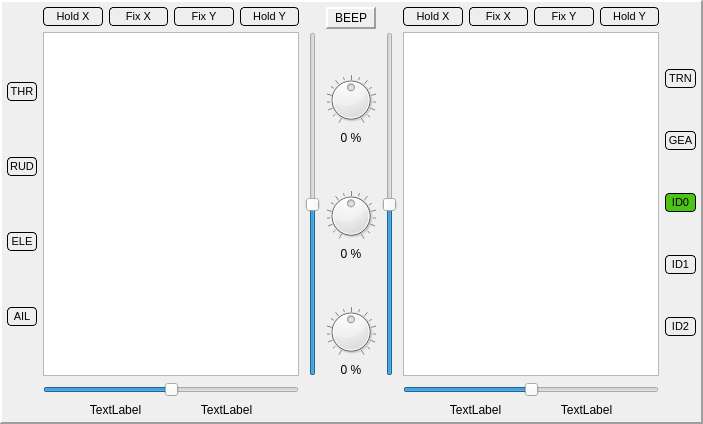
    <widget class="QFrame" name="controlFrame">
     <property name="sizePolicy">
      <sizepolicy hsizetype="Preferred" vsizetype="Preferred">
       <horstretch>0</horstretch>
       <verstretch>0</verstretch>
      </sizepolicy>
     </property>
     <property name="minimumSize">
      <size>
       <width>0</width>
       <height>0</height>
      </size>
     </property>
     <property name="maximumSize">
      <size>
       <width>16777215</width>
       <height>16777215</height>
      </size>
     </property>
     <property name="frameShape">
      <enum>QFrame::Panel</enum>
     </property>
     <property name="frameShadow">
      <enum>QFrame::Raised</enum>
     </property>
     <property name="lineWidth">
      <number>2</number>
     </property>
     <layout class="QGridLayout" name="gridLayout_8">
      <property name="margin">
       <number>5</number>
      </property>
      <property name="spacing">
       <number>6</number>
      </property>
      <item row="0" column="0">
       <layout class="QGridLayout" name="gridLayout" columnstretch="0,0,0">
        <item row="1" column="2">
         <widget class="mySlider" name="trimVLeft">
          <property name="toolTip">
           <string>Right Double Click to Reset</string>
          </property>
          <property name="minimum">
           <number>-125</number>
          </property>
          <property name="maximum">
           <number>125</number>
          </property>
          <property name="orientation">
           <enum>Qt::Vertical</enum>
          </property>
         </widget>
        </item>
        <item row="1" column="1">
         <widget class="QGraphicsView" name="leftStick">
          <property name="minimumSize">
           <size>
            <width>220</width>
            <height>220</height>
           </size>
          </property>
          <property name="verticalScrollBarPolicy">
           <enum>Qt::ScrollBarAlwaysOff</enum>
          </property>
          <property name="horizontalScrollBarPolicy">
           <enum>Qt::ScrollBarAlwaysOff</enum>
          </property>
         </widget>
        </item>
        <item row="1" column="0">
         <layout class="QVBoxLayout" name="verticalLayout">
          <property name="bottomMargin">
           <number>0</number>
          </property>
          <item>
           <widget class="QPushButton" name="switchTHR">
            <property name="font">
             <font>
              <pointsize>8</pointsize>
             </font>
            </property>
            <property name="autoFillBackground">
             <bool>false</bool>
            </property>
            <property name="styleSheet">
             <string notr="true">QPushButton {
     background-color: #EEEEEE;
     border-style: outset;
     border-width: 1px;
     border-radius: 4px;
     border-color: black;
     padding: 2px;
 } 

QPushButton:checked {
     background-color: #4CC417;
     border-style: inset;
 }</string>
            </property>
            <property name="text">
             <string>THR</string>
            </property>
            <property name="checkable">
             <bool>true</bool>
            </property>
           </widget>
          </item>
          <item>
           <widget class="QPushButton" name="switchRUD">
            <property name="font">
             <font>
              <pointsize>8</pointsize>
             </font>
            </property>
            <property name="styleSheet">
             <string notr="true">QPushButton {
     background-color: #EEEEEE;
     border-style: outset;
     border-width: 1px;
     border-radius: 4px;
     border-color: black;
     padding: 2px;
 } 

QPushButton:checked {
     background-color: #4CC417;
     border-style: inset;
 }</string>
            </property>
            <property name="text">
             <string>RUD</string>
            </property>
            <property name="checkable">
             <bool>true</bool>
            </property>
           </widget>
          </item>
          <item>
           <widget class="QPushButton" name="switchELE">
            <property name="font">
             <font>
              <pointsize>8</pointsize>
             </font>
            </property>
            <property name="styleSheet">
             <string notr="true">QPushButton {
     background-color: #EEEEEE;
     border-style: outset;
     border-width: 1px;
     border-radius: 4px;
     border-color: black;
     padding: 2px;
 } 

QPushButton:checked {
     background-color: #4CC417;
     border-style: inset;
 }</string>
            </property>
            <property name="text">
             <string>ELE</string>
            </property>
            <property name="checkable">
             <bool>true</bool>
            </property>
           </widget>
          </item>
          <item>
           <widget class="QPushButton" name="switchAIL">
            <property name="font">
             <font>
              <pointsize>8</pointsize>
             </font>
            </property>
            <property name="styleSheet">
             <string notr="true">QPushButton {
     background-color: #EEEEEE;
     border-style: outset;
     border-width: 1px;
     border-radius: 4px;
     border-color: black;
     padding: 2px;
 } 

QPushButton:checked {
     background-color: #4CC417;
     border-style: inset;
 }</string>
            </property>
            <property name="text">
             <string>AIL</string>
            </property>
            <property name="checkable">
             <bool>true</bool>
            </property>
           </widget>
          </item>
         </layout>
        </item>
        <item row="0" column="1">
         <layout class="QHBoxLayout" name="horizontalLayout_3">
          <item>
           <widget class="QPushButton" name="holdLeftX">
            <property name="font">
             <font>
              <pointsize>8</pointsize>
             </font>
            </property>
            <property name="styleSheet">
             <string notr="true">QPushButton {
     background-color: #EEEEEE;
     border-style: outset;
     border-width: 1px;
     border-radius: 4px;
     border-color: black;
     padding: 2px;
 } 

QPushButton:checked {
     background-color: #4CC417;
     border-style: inset;
 }</string>
            </property>
            <property name="text">
             <string>Hold X</string>
            </property>
            <property name="checkable">
             <bool>true</bool>
            </property>
           </widget>
          </item>
          <item>
           <widget class="QPushButton" name="FixLeftX">
            <property name="font">
             <font>
              <pointsize>8</pointsize>
             </font>
            </property>
            <property name="styleSheet">
             <string notr="true">QPushButton {
     background-color: #EEEEEE;
     border-style: outset;
     border-width: 1px;
     border-radius: 4px;
     border-color: black;
     padding: 2px;
 } 

QPushButton:checked {
     background-color: #4CC417;
     border-style: inset;
 }</string>
            </property>
            <property name="text">
             <string>Fix X</string>
            </property>
            <property name="checkable">
             <bool>true</bool>
            </property>
           </widget>
          </item>
          <item>
           <widget class="QPushButton" name="FixLeftY">
            <property name="font">
             <font>
              <pointsize>8</pointsize>
             </font>
            </property>
            <property name="styleSheet">
             <string notr="true">QPushButton {
     background-color: #EEEEEE;
     border-style: outset;
     border-width: 1px;
     border-radius: 4px;
     border-color: black;
     padding: 2px;
 } 

QPushButton:checked {
     background-color: #4CC417;
     border-style: inset;
 }</string>
            </property>
            <property name="text">
             <string>Fix Y</string>
            </property>
            <property name="checkable">
             <bool>true</bool>
            </property>
           </widget>
          </item>
          <item>
           <widget class="QPushButton" name="holdLeftY">
            <property name="font">
             <font>
              <pointsize>8</pointsize>
             </font>
            </property>
            <property name="styleSheet">
             <string notr="true">QPushButton {
     background-color: #EEEEEE;
     border-style: outset;
     border-width: 1px;
     border-radius: 4px;
     border-color: black;
     padding: 2px;
 } 

QPushButton:checked {
     background-color: #4CC417;
     border-style: inset;
 }</string>
            </property>
            <property name="text">
             <string>Hold Y</string>
            </property>
            <property name="checkable">
             <bool>true</bool>
            </property>
           </widget>
          </item>
         </layout>
        </item>
        <item row="7" column="1">
         <layout class="QHBoxLayout" name="horizontalLayout_6">
          <property name="leftMargin">
           <number>20</number>
          </property>
          <property name="rightMargin">
           <number>20</number>
          </property>
          <item>
           <widget class="QLabel" name="leftXPerc">
            <property name="text">
             <string>TextLabel</string>
            </property>
            <property name="alignment">
             <set>Qt::AlignCenter</set>
            </property>
           </widget>
          </item>
          <item>
           <widget class="QLabel" name="leftYPerc">
            <property name="text">
             <string>TextLabel</string>
            </property>
            <property name="alignment">
             <set>Qt::AlignCenter</set>
            </property>
           </widget>
          </item>
         </layout>
        </item>
        <item row="2" column="1">
         <widget class="mySlider" name="trimHLeft">
          <property name="toolTip">
           <string>Right Double Click to Reset</string>
          </property>
          <property name="minimum">
           <number>-125</number>
          </property>
          <property name="maximum">
           <number>125</number>
          </property>
          <property name="orientation">
           <enum>Qt::Horizontal</enum>
          </property>
         </widget>
        </item>
       </layout>
      </item>
      <item row="0" column="2">
       <layout class="QGridLayout" name="gridLayout_2" columnstretch="0,0,0">
        <item row="1" column="0">
         <widget class="mySlider" name="trimVRight">
          <property name="toolTip">
           <string>Right Double Click to Reset</string>
          </property>
          <property name="minimum">
           <number>-125</number>
          </property>
          <property name="maximum">
           <number>125</number>
          </property>
          <property name="orientation">
           <enum>Qt::Vertical</enum>
          </property>
         </widget>
        </item>
        <item row="1" column="1">
         <widget class="QGraphicsView" name="rightStick">
          <property name="minimumSize">
           <size>
            <width>220</width>
            <height>220</height>
           </size>
          </property>
          <property name="verticalScrollBarPolicy">
           <enum>Qt::ScrollBarAlwaysOff</enum>
          </property>
          <property name="horizontalScrollBarPolicy">
           <enum>Qt::ScrollBarAlwaysOff</enum>
          </property>
         </widget>
        </item>
        <item row="1" column="2">
         <layout class="QVBoxLayout" name="verticalLayout_2">
          <item>
           <widget class="QPushButton" name="switchTRN">
            <property name="font">
             <font>
              <pointsize>8</pointsize>
             </font>
            </property>
            <property name="styleSheet">
             <string notr="true">QPushButton {
     background-color: #EEEEEE;
     border-style: outset;
     border-width: 1px;
     border-radius: 4px;
     border-color: black;
     padding: 2px;
 } 

QPushButton:pressed {
     background-color: #4CC417;
     border-style: inset;
 }</string>
            </property>
            <property name="text">
             <string>TRN</string>
            </property>
           </widget>
          </item>
          <item>
           <widget class="QPushButton" name="switchGEA">
            <property name="font">
             <font>
              <pointsize>8</pointsize>
             </font>
            </property>
            <property name="styleSheet">
             <string notr="true">QPushButton {
     background-color: #EEEEEE;
     border-style: outset;
     border-width: 1px;
     border-radius: 4px;
     border-color: black;
     padding: 2px;
 } 

QPushButton:checked {
     background-color: #4CC417;
     border-style: inset;
 }</string>
            </property>
            <property name="text">
             <string>GEA</string>
            </property>
            <property name="checkable">
             <bool>true</bool>
            </property>
            <property name="checked">
             <bool>false</bool>
            </property>
           </widget>
          </item>
          <item>
           <widget class="QPushButton" name="switchID0">
            <property name="font">
             <font>
              <pointsize>8</pointsize>
             </font>
            </property>
            <property name="styleSheet">
             <string notr="true">QPushButton {
     background-color: #EEEEEE;
     border-style: outset;
     border-width: 1px;
     border-radius: 4px;
     border-color: black;
     padding: 2px;
 } 

QPushButton:checked {
     background-color: #4CC417;
     border-style: inset;
 }</string>
            </property>
            <property name="text">
             <string>ID0</string>
            </property>
            <property name="checkable">
             <bool>true</bool>
            </property>
            <property name="checked">
             <bool>true</bool>
            </property>
            <property name="autoExclusive">
             <bool>true</bool>
            </property>
           </widget>
          </item>
          <item>
           <widget class="QPushButton" name="switchID1">
            <property name="font">
             <font>
              <pointsize>8</pointsize>
             </font>
            </property>
            <property name="styleSheet">
             <string notr="true">QPushButton {
     background-color: #EEEEEE;
     border-style: outset;
     border-width: 1px;
     border-radius: 4px;
     border-color: black;
     padding: 2px;
 } 

QPushButton:checked {
     background-color: #4CC417;
     border-style: inset;
 }</string>
            </property>
            <property name="text">
             <string>ID1</string>
            </property>
            <property name="checkable">
             <bool>true</bool>
            </property>
            <property name="autoExclusive">
             <bool>true</bool>
            </property>
           </widget>
          </item>
          <item>
           <widget class="QPushButton" name="switchID2">
            <property name="font">
             <font>
              <pointsize>8</pointsize>
             </font>
            </property>
            <property name="styleSheet">
             <string notr="true">QPushButton {
     background-color: #EEEEEE;
     border-style: outset;
     border-width: 1px;
     border-radius: 4px;
     border-color: black;
     padding: 2px;
 } 

QPushButton:checked {
     background-color: #4CC417;
     border-style: inset;
 }</string>
            </property>
            <property name="text">
             <string>ID2</string>
            </property>
            <property name="checkable">
             <bool>true</bool>
            </property>
            <property name="autoExclusive">
             <bool>true</bool>
            </property>
           </widget>
          </item>
         </layout>
        </item>
        <item row="0" column="1">
         <layout class="QHBoxLayout" name="horizontalLayout_4">
          <item>
           <widget class="QPushButton" name="holdRightX">
            <property name="font">
             <font>
              <pointsize>8</pointsize>
             </font>
            </property>
            <property name="styleSheet">
             <string notr="true">QPushButton {
     background-color: #EEEEEE;
     border-style: outset;
     border-width: 1px;
     border-radius: 4px;
     border-color: black;
     padding: 2px;
 } 

QPushButton:checked {
     background-color: #4CC417;
     border-style: inset;
 }</string>
            </property>
            <property name="text">
             <string>Hold X</string>
            </property>
            <property name="checkable">
             <bool>true</bool>
            </property>
           </widget>
          </item>
          <item>
           <widget class="QPushButton" name="FixRightX">
            <property name="font">
             <font>
              <pointsize>8</pointsize>
             </font>
            </property>
            <property name="styleSheet">
             <string notr="true">QPushButton {
     background-color: #EEEEEE;
     border-style: outset;
     border-width: 1px;
     border-radius: 4px;
     border-color: black;
     padding: 2px;
 } 

QPushButton:checked {
     background-color: #4CC417;
     border-style: inset;
 }</string>
            </property>
            <property name="text">
             <string>Fix X</string>
            </property>
            <property name="checkable">
             <bool>true</bool>
            </property>
           </widget>
          </item>
          <item>
           <widget class="QPushButton" name="FixRightY">
            <property name="font">
             <font>
              <pointsize>8</pointsize>
             </font>
            </property>
            <property name="styleSheet">
             <string notr="true">QPushButton {
     background-color: #EEEEEE;
     border-style: outset;
     border-width: 1px;
     border-radius: 4px;
     border-color: black;
     padding: 2px;
 } 

QPushButton:checked {
     background-color: #4CC417;
     border-style: inset;
 }</string>
            </property>
            <property name="text">
             <string>Fix Y</string>
            </property>
            <property name="checkable">
             <bool>true</bool>
            </property>
           </widget>
          </item>
          <item>
           <widget class="QPushButton" name="holdRightY">
            <property name="font">
             <font>
              <pointsize>8</pointsize>
             </font>
            </property>
            <property name="styleSheet">
             <string notr="true">QPushButton {
     background-color: #EEEEEE;
     border-style: outset;
     border-width: 1px;
     border-radius: 4px;
     border-color: black;
     padding: 2px;
 } 

QPushButton:checked {
     background-color: #4CC417;
     border-style: inset;
 }</string>
            </property>
            <property name="text">
             <string>Hold Y</string>
            </property>
            <property name="checkable">
             <bool>true</bool>
            </property>
           </widget>
          </item>
         </layout>
        </item>
        <item row="3" column="1">
         <layout class="QHBoxLayout" name="horizontalLayout_7">
          <property name="leftMargin">
           <number>20</number>
          </property>
          <property name="rightMargin">
           <number>20</number>
          </property>
          <item>
           <widget class="QLabel" name="rightXPerc">
            <property name="text">
             <string>TextLabel</string>
            </property>
            <property name="alignment">
             <set>Qt::AlignCenter</set>
            </property>
           </widget>
          </item>
          <item>
           <widget class="QLabel" name="rightYPerc">
            <property name="text">
             <string>TextLabel</string>
            </property>
            <property name="alignment">
             <set>Qt::AlignCenter</set>
            </property>
           </widget>
          </item>
         </layout>
        </item>
        <item row="2" column="1">
         <widget class="mySlider" name="trimHRight">
          <property name="toolTip">
           <string>Right Double Click to Reset</string>
          </property>
          <property name="minimum">
           <number>-125</number>
          </property>
          <property name="maximum">
           <number>125</number>
          </property>
          <property name="orientation">
           <enum>Qt::Horizontal</enum>
          </property>
         </widget>
        </item>
       </layout>
      </item>
      <item row="0" column="1">
       <layout class="QVBoxLayout" name="verticalLayout_9" stretch="0,1,0,0,1,0,0,1,0,0,1">
        <item>
         <widget class="QFrame" name="beep_frame">
          <property name="autoFillBackground">
           <bool>true</bool>
          </property>
          <property name="frameShape">
           <enum>QFrame::Panel</enum>
          </property>
          <property name="frameShadow">
           <enum>QFrame::Raised</enum>
          </property>
          <property name="lineWidth">
           <number>2</number>
          </property>
          <layout class="QVBoxLayout" name="verticalLayout_10">
           <property name="margin">
            <number>2</number>
           </property>
           <item>
            <widget class="QLabel" name="label_beep">
             <property name="text">
              <string>BEEP</string>
             </property>
             <property name="alignment">
              <set>Qt::AlignCenter</set>
             </property>
            </widget>
           </item>
          </layout>
         </widget>
        </item>
        <item>
         <spacer name="verticalSpacer_4">
          <property name="orientation">
           <enum>Qt::Vertical</enum>
          </property>
          <property name="sizeHint" stdset="0">
           <size>
            <width>20</width>
            <height>40</height>
           </size>
          </property>
         </spacer>
        </item>
        <item>
         <widget class="QDial" name="dialP_1">
          <property name="sizePolicy">
           <sizepolicy hsizetype="MinimumExpanding" vsizetype="MinimumExpanding">
            <horstretch>0</horstretch>
            <verstretch>0</verstretch>
           </sizepolicy>
          </property>
          <property name="maximumSize">
           <size>
            <width>50</width>
            <height>50</height>
           </size>
          </property>
          <property name="toolTip">
           <string>P1</string>
          </property>
          <property name="minimum">
           <number>-1024</number>
          </property>
          <property name="maximum">
           <number>1024</number>
          </property>
          <property name="pageStep">
           <number>128</number>
          </property>
          <property name="notchTarget">
           <double>64.000000000000000</double>
          </property>
          <property name="notchesVisible">
           <bool>true</bool>
          </property>
         </widget>
        </item>
        <item>
         <widget class="QLabel" name="dialP_1value">
          <property name="text">
           <string>0 %</string>
          </property>
          <property name="alignment">
           <set>Qt::AlignCenter</set>
          </property>
         </widget>
        </item>
        <item>
         <spacer name="verticalSpacer">
          <property name="orientation">
           <enum>Qt::Vertical</enum>
          </property>
          <property name="sizeHint" stdset="0">
           <size>
            <width>20</width>
            <height>40</height>
           </size>
          </property>
         </spacer>
        </item>
        <item>
         <widget class="QDial" name="dialP_2">
          <property name="sizePolicy">
           <sizepolicy hsizetype="MinimumExpanding" vsizetype="MinimumExpanding">
            <horstretch>0</horstretch>
            <verstretch>0</verstretch>
           </sizepolicy>
          </property>
          <property name="maximumSize">
           <size>
            <width>50</width>
            <height>50</height>
           </size>
          </property>
          <property name="toolTip">
           <string>P2</string>
          </property>
          <property name="minimum">
           <number>-1024</number>
          </property>
          <property name="maximum">
           <number>1024</number>
          </property>
          <property name="pageStep">
           <number>128</number>
          </property>
          <property name="invertedAppearance">
           <bool>false</bool>
          </property>
          <property name="notchTarget">
           <double>64.000000000000000</double>
          </property>
          <property name="notchesVisible">
           <bool>true</bool>
          </property>
         </widget>
        </item>
        <item>
         <widget class="QLabel" name="dialP_2value">
          <property name="text">
           <string>0 %</string>
          </property>
          <property name="alignment">
           <set>Qt::AlignCenter</set>
          </property>
         </widget>
        </item>
        <item>
         <spacer name="verticalSpacer_2">
          <property name="orientation">
           <enum>Qt::Vertical</enum>
          </property>
          <property name="sizeHint" stdset="0">
           <size>
            <width>20</width>
            <height>40</height>
           </size>
          </property>
         </spacer>
        </item>
        <item>
         <widget class="QDial" name="dialP_3">
          <property name="sizePolicy">
           <sizepolicy hsizetype="MinimumExpanding" vsizetype="MinimumExpanding">
            <horstretch>0</horstretch>
            <verstretch>0</verstretch>
           </sizepolicy>
          </property>
          <property name="maximumSize">
           <size>
            <width>50</width>
            <height>50</height>
           </size>
          </property>
          <property name="toolTip">
           <string>P3</string>
          </property>
          <property name="minimum">
           <number>-1024</number>
          </property>
          <property name="maximum">
           <number>1024</number>
          </property>
          <property name="pageStep">
           <number>128</number>
          </property>
          <property name="notchTarget">
           <double>64.000000000000000</double>
          </property>
          <property name="notchesVisible">
           <bool>true</bool>
          </property>
         </widget>
        </item>
        <item>
         <widget class="QLabel" name="dialP_3value">
          <property name="text">
           <string>0 %</string>
          </property>
          <property name="alignment">
           <set>Qt::AlignCenter</set>
          </property>
         </widget>
        </item>
        <item>
         <spacer name="verticalSpacer_3">
          <property name="orientation">
           <enum>Qt::Vertical</enum>
          </property>
          <property name="sizeHint" stdset="0">
           <size>
            <width>20</width>
            <height>40</height>
           </size>
          </property>
         </spacer>
        </item>
       </layout>
      </item>
     </layout>
    </widget>
